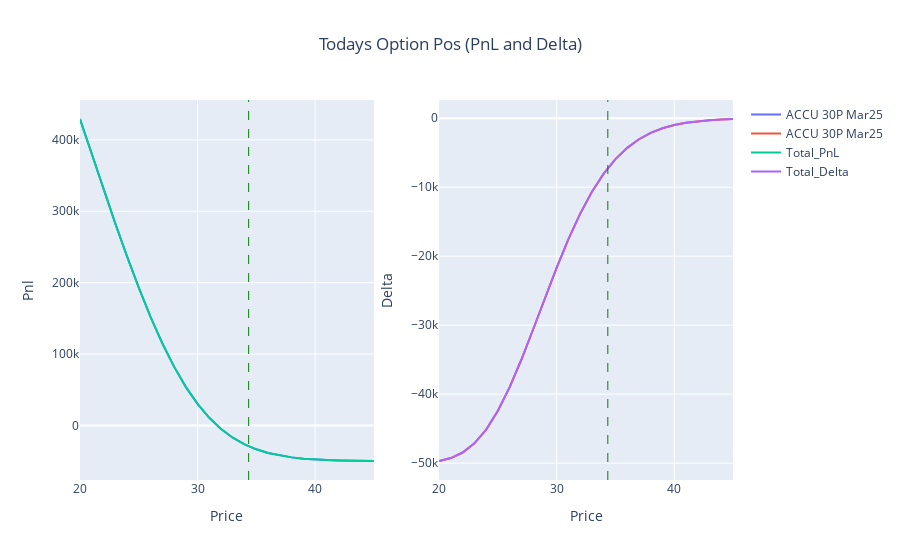

Notebook code for this chart:
### Markdown cell above
Post Sep Expiry, End of Year (to see theta impact)

### Code cell
pnl_delta_plot(end_of_year)

### Figure 1 — Plotly figure (JSON) as saved in the notebook; plotly's stock layout.template omitted (floating-point values rounded to 4 significant figures)
{"data": [{"name": "ACCU 30P Mar25", "type": "scatter", "x": [20, 21, 22, 23, 24, 25, 26, 27, 28, 29, 30, 31, 32, 33, 34, 35, 36, 37, 38, 39, 40, 41, 42, 43, 44, 45], "xaxis": "x", "y": [429200.0, 379700.0, 330800.0, 283000.0, 236800.0, 193000.0, 152200.0, 115200.0, 82400.0, 54070.0, 30240.0, 10690.0, -4941.0, -17140.0, -26450.0, -33390.0, -38470.0, -42110.0, -44670.0, -46450.0, -47660.0, -48470.0, -49010.0, -49360.0, -49590.0, -49740.0], "yaxis": "y"}, {"name": "ACCU 30P Mar25", "type": "scatter", "x": [20, 21, 22, 23, 24, 25, 26, 27, 28, 29, 30, 31, 32, 33, 34, 35, 36, 37, 38, 39, 40, 41, 42, 43, 44, 45], "xaxis": "x2", "y": [-49680.0, -49260.0, -48460.0, -47120.0, -45130.0, -42410.0, -38980.0, -34970.0, -30590.0, -26070.0, -21640.0, -17510.0, -13830.0, -10660.0, -8039.0, -5933.0, -4293.0, -3048.0, -2127.0, -1461.0, -987.9, -658.8, -433.7, -282.1, -181.4, -115.5], "yaxis": "y2"}, {"mode": "lines", "name": "Total_PnL", "type": "scatter", "x": [20, 21, 22, 23, 24, 25, 26, 27, 28, 29, 30, 31, 32, 33, 34, 35, 36, 37, 38, 39, 40, 41, 42, 43, 44, 45], "xaxis": "x", "y": [429200.0, 379700.0, 330800.0, 283000.0, 236800.0, 193000.0, 152200.0, 115200.0, 82400.0, 54070.0, 30240.0, 10690.0, -4941.0, -17140.0, -26450.0, -33390.0, -38470.0, -42110.0, -44670.0, -46450.0, -47660.0, -48470.0, -49010.0, -49360.0, -49590.0, -49740.0], "yaxis": "y"}, {"mode": "lines", "name": "Total_Delta", "type": "scatter", "x": [20, 21, 22, 23, 24, 25, 26, 27, 28, 29, 30, 31, 32, 33, 34, 35, 36, 37, 38, 39, 40, 41, 42, 43, 44, 45], "xaxis": "x2", "y": [-49680.0, -49260.0, -48460.0, -47120.0, -45130.0, -42410.0, -38980.0, -34970.0, -30590.0, -26070.0, -21640.0, -17510.0, -13830.0, -10660.0, -8039.0, -5933.0, -4293.0, -3048.0, -2127.0, -1461.0, -987.9, -658.8, -433.7, -282.1, -181.4, -115.5], "yaxis": "y2"}], "layout": {"barmode": "stack", "shapes": [{"line": {"color": "green", "dash": "dash", "width": 1}, "type": "line", "x0": 34.35, "x1": 34.35, "xref": "x", "y0": 0, "y1": 1, "yref": "y domain"}, {"line": {"color": "green", "dash": "dash", "width": 1}, "type": "line", "x0": 34.35, "x1": 34.35, "xref": "x2", "y0": 0, "y1": 1, "yref": "y2 domain"}], "title": {"text": "Todays Option Pos (PnL and Delta)", "x": 0.5, "xanchor": "center"}, "xaxis": {"anchor": "y", "domain": [0, 0.45], "title": {"text": "Price"}}, "xaxis2": {"anchor": "y2", "domain": [0.55, 1], "title": {"text": "Price"}}, "yaxis": {"anchor": "x", "domain": [0, 1], "title": {"text": "Pnl"}}, "yaxis2": {"anchor": "x2", "domain": [0, 1], "title": {"text": "Delta"}}}}
